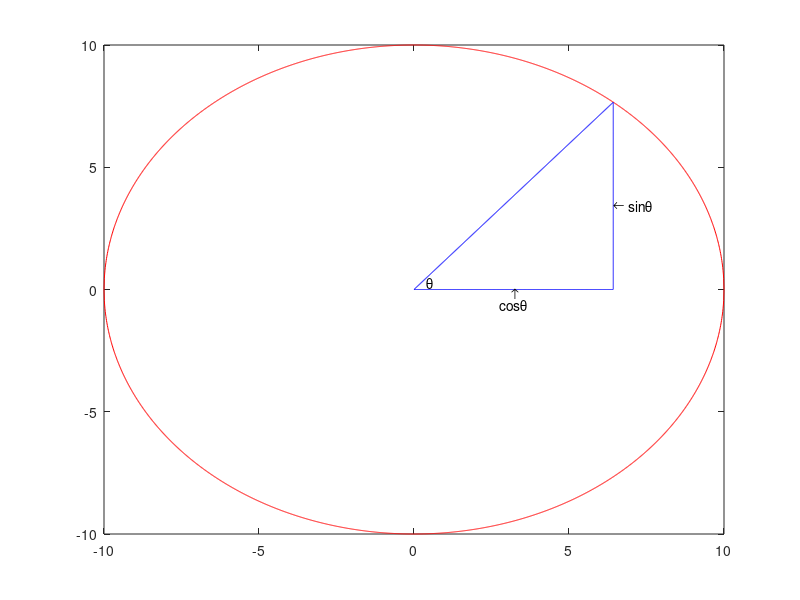

Recreate this plot in MATLAB.
% ENGINEERING MATHEMATICS ASSIGNMENT 1 PROBLEM #2
% STUDENT ID: 2015320143, 2016320128, 2018320250
% This script plots a circle of radius 10 and a right-angle triangle with 
% an angle of 50 degrees.The code also annotates the angle theta and 
% cos & sin theta.

% code to clear all workspace, all figures and output window of Matlab
clear all
close all
clc

% create numbered figure variable named f2
f2 = figure(2);

% set f2's position property to bottom-left corner
% set width 700 pixels and height 700 pixels 
set(f2, 'Units', 'pixels', 'Position', [0 0 700 700]);

% plot a circle of radius 10 using 2 suitable functions f(x): y1, y2
% y1 is upper half of circle
% y2 is lower half of circle
% circle is centered on (0, 0)
% x's interval is between -10 & 10
x = [-10 : .01 : 10]; 
y1 = sqrt(100 - x.^2);
y2 = -sqrt(100 - x.^2);

% code to plot the triangle
% t1 = length of the base of triangle
% hypot = hypotenuse of triangle
% base = the base of the triangle
% t2 = range of height of triangle
% height = the height of triangle
t1 = [0 : .01 : 10 * cosd(50)];  
hypot = tand(50)*t1;
base = 0 * t1; 
t2 = [0 : .01 : 10 * sind(50)]; 
height = 10 * cosd(50) * (t2 / t2);

% plot circle in red and triangle in blue
plot(x,y1,'r',x,y2,'r', t1,hypot,'b',t1,base,'b', height * ones(size(t2)),t2,'b'); 


% code to show \theta
% we set text coordinates to (.4, .3) so it looks pretty 
text(.4, .3 ,'\theta');

% code for annotation of cos(theta)
text(3.13, -0.13, '\uparrow');
text(2.76, -0.6, 'cos\theta');

% code for annotation of sin(theta)
text(6.43, 3.46, '\leftarrow');
text(6.93, 3.42, 'sin\theta');

%code to save figure into jpg file circle.jpg
%saves plot image as circle.jpg to current directory 
saveas(f2, 'circle.jpg'); 
